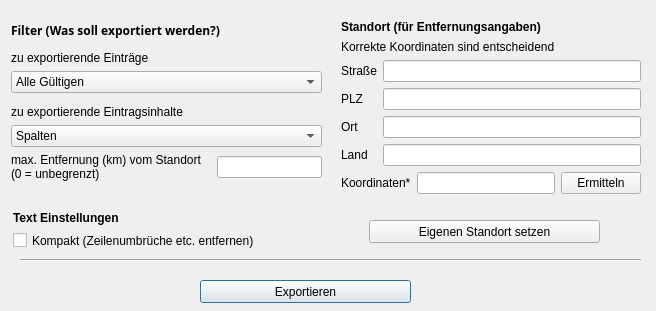
<?xml version="1.0" encoding="UTF-8"?>
<ui version="4.0">
 <class>DialogHtmlExport</class>
 <widget class="QDialog" name="DialogHtmlExport">
  <property name="geometry">
   <rect>
    <x>0</x>
    <y>0</y>
    <width>656</width>
    <height>311</height>
   </rect>
  </property>
  <property name="windowTitle">
   <string>HTML Export</string>
  </property>
  <widget class="QPushButton" name="pushButton_html_export">
   <property name="geometry">
    <rect>
     <x>200</x>
     <y>280</y>
     <width>211</width>
     <height>23</height>
    </rect>
   </property>
   <property name="text">
    <string>Exportieren</string>
   </property>
  </widget>
  <widget class="Line" name="line">
   <property name="geometry">
    <rect>
     <x>20</x>
     <y>250</y>
     <width>621</width>
     <height>20</height>
    </rect>
   </property>
   <property name="orientation">
    <enum>Qt::Horizontal</enum>
   </property>
  </widget>
  <widget class="QPushButton" name="pushButton_set_own_location">
   <property name="geometry">
    <rect>
     <x>369</x>
     <y>220</y>
     <width>231</width>
     <height>23</height>
    </rect>
   </property>
   <property name="toolTip">
    <string>Eigener Standort aus Profil-Einstellungen</string>
   </property>
   <property name="text">
    <string>Eigenen Standort setzen</string>
   </property>
  </widget>
  <widget class="QWidget" name="layoutWidget">
   <property name="geometry">
    <rect>
     <x>11</x>
     <y>20</y>
     <width>311</width>
     <height>161</height>
    </rect>
   </property>
   <layout class="QVBoxLayout" name="verticalLayout">
    <item>
     <widget class="QLabel" name="label_11">
      <property name="font">
       <font>
        <family>Sans Serif</family>
        <weight>75</weight>
        <bold>true</bold>
       </font>
      </property>
      <property name="text">
       <string>Filter (Was soll exportiert werden?)</string>
      </property>
     </widget>
    </item>
    <item>
     <widget class="QLabel" name="label_2">
      <property name="text">
       <string>zu exportierende Einträge</string>
      </property>
      <property name="alignment">
       <set>Qt::AlignBottom|Qt::AlignLeading|Qt::AlignLeft</set>
      </property>
     </widget>
    </item>
    <item>
     <widget class="QComboBox" name="comboBox_filter">
      <property name="sizePolicy">
       <sizepolicy hsizetype="Preferred" vsizetype="Fixed">
        <horstretch>10</horstretch>
        <verstretch>0</verstretch>
       </sizepolicy>
      </property>
      <property name="minimumSize">
       <size>
        <width>200</width>
        <height>0</height>
       </size>
      </property>
      <item>
       <property name="text">
        <string>Alle Gültigen</string>
       </property>
      </item>
      <item>
       <property name="text">
        <string>Nur Eigene</string>
       </property>
      </item>
      <item>
       <property name="text">
        <string>Nicht Eigene</string>
       </property>
      </item>
     </widget>
    </item>
    <item>
     <widget class="QLabel" name="label">
      <property name="text">
       <string>zu exportierende Eintragsinhalte</string>
      </property>
      <property name="alignment">
       <set>Qt::AlignBottom|Qt::AlignLeading|Qt::AlignLeft</set>
      </property>
     </widget>
    </item>
    <item>
     <widget class="QComboBox" name="comboBox_column_selection">
      <property name="sizePolicy">
       <sizepolicy hsizetype="Preferred" vsizetype="Fixed">
        <horstretch>10</horstretch>
        <verstretch>0</verstretch>
       </sizepolicy>
      </property>
      <property name="toolTip">
       <string>test</string>
      </property>
      <item>
       <property name="text">
        <string>Spalten</string>
       </property>
      </item>
     </widget>
    </item>
    <item>
     <layout class="QHBoxLayout" name="horizontalLayout_2">
      <item>
       <widget class="QLabel" name="label_3">
        <property name="minimumSize">
         <size>
          <width>200</width>
          <height>0</height>
         </size>
        </property>
        <property name="text">
         <string>max. Entfernung (km) vom Standort (0 = unbegrenzt)</string>
        </property>
        <property name="wordWrap">
         <bool>true</bool>
        </property>
       </widget>
      </item>
      <item>
       <widget class="QLineEdit" name="lineEdit_max_distance">
        <property name="inputMask">
         <string>00000</string>
        </property>
       </widget>
      </item>
     </layout>
    </item>
   </layout>
  </widget>
  <widget class="QWidget" name="layoutWidget">
   <property name="geometry">
    <rect>
     <x>341</x>
     <y>20</y>
     <width>300</width>
     <height>191</height>
    </rect>
   </property>
   <layout class="QFormLayout" name="formLayout">
    <item row="0" column="0" colspan="2">
     <widget class="QLabel" name="label_4">
      <property name="font">
       <font>
        <weight>75</weight>
        <bold>true</bold>
       </font>
      </property>
      <property name="text">
       <string>Standort (für Entfernungsangaben)</string>
      </property>
     </widget>
    </item>
    <item row="1" column="0" colspan="2">
     <widget class="QLabel" name="label_10">
      <property name="text">
       <string>Korrekte Koordinaten sind entscheidend</string>
      </property>
     </widget>
    </item>
    <item row="2" column="0">
     <widget class="QLabel" name="label_8">
      <property name="text">
       <string>Straße</string>
      </property>
     </widget>
    </item>
    <item row="2" column="1">
     <widget class="QLineEdit" name="street_lineEdit">
      <property name="text">
       <string/>
      </property>
     </widget>
    </item>
    <item row="3" column="0">
     <widget class="QLabel" name="label_6">
      <property name="text">
       <string>PLZ</string>
      </property>
     </widget>
    </item>
    <item row="3" column="1">
     <widget class="QLineEdit" name="zip_code_lineEdit">
      <property name="inputMethodHints">
       <set>Qt::ImhDigitsOnly</set>
      </property>
      <property name="text">
       <string/>
      </property>
      <property name="clearButtonEnabled">
       <bool>false</bool>
      </property>
     </widget>
    </item>
    <item row="4" column="0">
     <widget class="QLabel" name="label_7">
      <property name="text">
       <string>Ort</string>
      </property>
     </widget>
    </item>
    <item row="4" column="1">
     <widget class="QLineEdit" name="city_lineEdit">
      <property name="text">
       <string/>
      </property>
     </widget>
    </item>
    <item row="5" column="0">
     <widget class="QLabel" name="label_5">
      <property name="text">
       <string>Land</string>
      </property>
     </widget>
    </item>
    <item row="5" column="1">
     <widget class="QLineEdit" name="country_lineEdit">
      <property name="text">
       <string/>
      </property>
     </widget>
    </item>
    <item row="6" column="0" colspan="2">
     <layout class="QHBoxLayout" name="horizontalLayout">
      <item>
       <widget class="QLabel" name="label_9">
        <property name="text">
         <string>Koordinaten*</string>
        </property>
       </widget>
      </item>
      <item>
       <widget class="QLineEdit" name="coordinates_lineEdit">
        <property name="text">
         <string/>
        </property>
       </widget>
      </item>
      <item>
       <widget class="QPushButton" name="determine_coordinates_pushButton">
        <property name="text">
         <string>Ermitteln</string>
        </property>
       </widget>
      </item>
     </layout>
    </item>
   </layout>
  </widget>
  <widget class="QCheckBox" name="checkBox_compact_mode">
   <property name="geometry">
    <rect>
     <x>13</x>
     <y>230</y>
     <width>309</width>
     <height>21</height>
    </rect>
   </property>
   <property name="text">
    <string>Kompakt (Zeilenumbrüche etc. entfernen)</string>
   </property>
  </widget>
  <widget class="QLabel" name="label_12">
   <property name="geometry">
    <rect>
     <x>13</x>
     <y>210</y>
     <width>231</width>
     <height>16</height>
    </rect>
   </property>
   <property name="font">
    <font>
     <weight>75</weight>
     <bold>true</bold>
    </font>
   </property>
   <property name="text">
    <string>Text Einstellungen</string>
   </property>
  </widget>
 </widget>
 <resources/>
 <connections/>
</ui>
